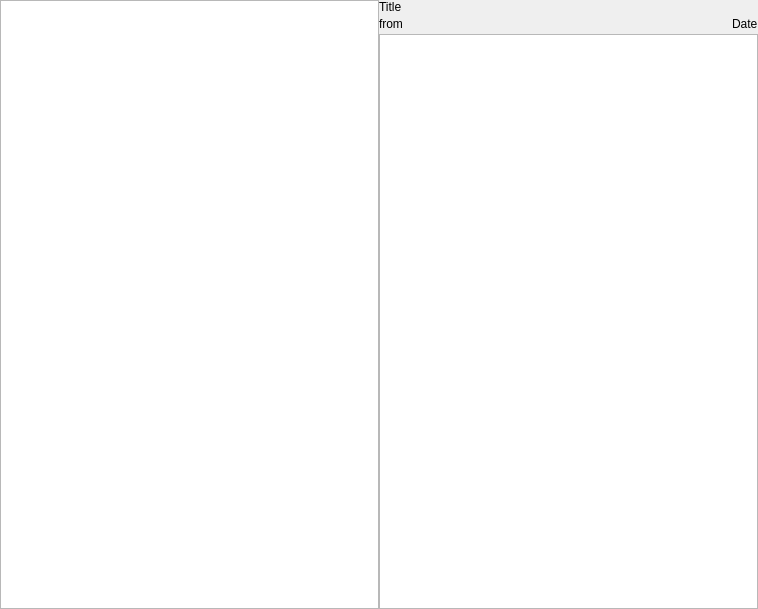
<?xml version="1.0" encoding="UTF-8"?>
<ui version="4.0">
 <class>EMailInfo</class>
 <widget class="QWidget" name="EMailInfo">
  <property name="geometry">
   <rect>
    <x>0</x>
    <y>0</y>
    <width>758</width>
    <height>609</height>
   </rect>
  </property>
  <property name="windowTitle">
   <string>Form</string>
  </property>
  <layout class="QGridLayout" name="gridLayout">
   <property name="leftMargin">
    <number>0</number>
   </property>
   <property name="topMargin">
    <number>0</number>
   </property>
   <property name="rightMargin">
    <number>0</number>
   </property>
   <property name="bottomMargin">
    <number>0</number>
   </property>
   <property name="spacing">
    <number>0</number>
   </property>
   <item row="0" column="0">
    <layout class="QHBoxLayout" name="horizontalLayout_3">
     <property name="spacing">
      <number>0</number>
     </property>
     <item>
      <widget class="EListView" name="listView"/>
     </item>
     <item>
      <layout class="QVBoxLayout" name="verticalLayout_2">
       <property name="spacing">
        <number>0</number>
       </property>
       <item>
        <layout class="QVBoxLayout" name="verticalLayout">
         <item>
          <widget class="QLabel" name="emailTitle">
           <property name="text">
            <string>Title</string>
           </property>
          </widget>
         </item>
         <item>
          <layout class="QHBoxLayout" name="horizontalLayout_2">
           <item>
            <layout class="QHBoxLayout" name="horizontalLayout">
             <item>
              <widget class="QLabel" name="fromLb">
               <property name="text">
                <string>from</string>
               </property>
              </widget>
             </item>
            </layout>
           </item>
           <item>
            <spacer name="horizontalSpacer">
             <property name="orientation">
              <enum>Qt::Horizontal</enum>
             </property>
             <property name="sizeHint" stdset="0">
              <size>
               <width>40</width>
               <height>20</height>
              </size>
             </property>
            </spacer>
           </item>
           <item>
            <widget class="QLabel" name="dateLb">
             <property name="text">
              <string>Date</string>
             </property>
            </widget>
           </item>
          </layout>
         </item>
        </layout>
       </item>
       <item>
        <widget class="QPlainTextEdit" name="contentsText"/>
       </item>
      </layout>
     </item>
    </layout>
   </item>
  </layout>
 </widget>
 <customwidgets>
  <customwidget>
   <class>EListView</class>
   <extends>QListView</extends>
   <header location="global">elistview.h</header>
  </customwidget>
 </customwidgets>
 <resources/>
 <connections/>
</ui>
